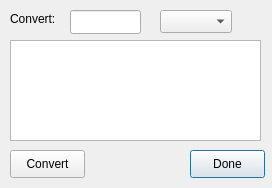
<?xml version="1.0" encoding="UTF-8"?>
<ui version="4.0">
 <class>Dialog_con</class>
 <widget class="QDialog" name="Dialog_con">
  <property name="geometry">
   <rect>
    <x>0</x>
    <y>0</y>
    <width>272</width>
    <height>188</height>
   </rect>
  </property>
  <property name="windowTitle">
   <string>Dialog</string>
  </property>
  <widget class="QLineEdit" name="lineEdit">
   <property name="geometry">
    <rect>
     <x>70</x>
     <y>10</y>
     <width>71</width>
     <height>24</height>
    </rect>
   </property>
  </widget>
  <widget class="QComboBox" name="comboBox">
   <property name="geometry">
    <rect>
     <x>160</x>
     <y>10</y>
     <width>72</width>
     <height>23</height>
    </rect>
   </property>
  </widget>
  <widget class="QListWidget" name="listWidget">
   <property name="geometry">
    <rect>
     <x>10</x>
     <y>40</y>
     <width>251</width>
     <height>101</height>
    </rect>
   </property>
  </widget>
  <widget class="QLabel" name="label">
   <property name="geometry">
    <rect>
     <x>10</x>
     <y>10</y>
     <width>54</width>
     <height>18</height>
    </rect>
   </property>
   <property name="text">
    <string>Convert:</string>
   </property>
  </widget>
  <widget class="QPushButton" name="pushButton">
   <property name="geometry">
    <rect>
     <x>190</x>
     <y>150</y>
     <width>75</width>
     <height>28</height>
    </rect>
   </property>
   <property name="text">
    <string>Done</string>
   </property>
  </widget>
  <widget class="QPushButton" name="pushButton_2">
   <property name="geometry">
    <rect>
     <x>10</x>
     <y>150</y>
     <width>75</width>
     <height>28</height>
    </rect>
   </property>
   <property name="text">
    <string>Convert</string>
   </property>
  </widget>
 </widget>
 <resources/>
 <connections/>
</ui>
